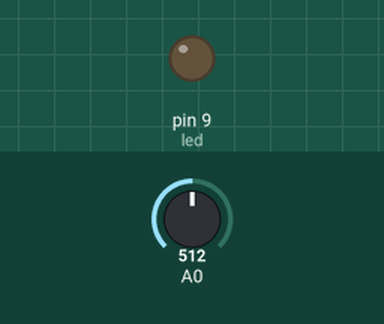
A sketch run on a simulated Arduino Uno, built with avr-gcc and run on an emulated ATmega328P. Shown: output pins drawn as LEDs (lit = HIGH). The inputs (shaded band) are chosen by the test bench; at power-on: A0 = 512.

Above: at 1.2 s.
1.3 s: A0 set to 640
2.8 s: A0 set to 668
At 3.1 s:
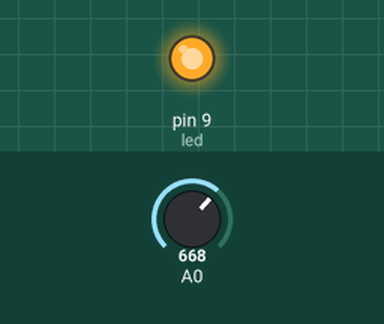
4.3 s: A0 set to 511
At 5.4 s:
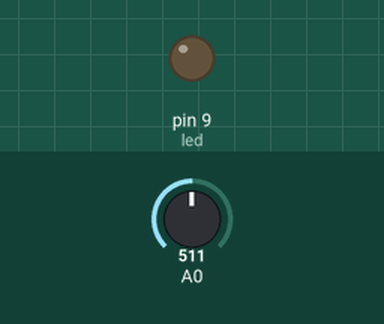
5.8 s: A0 set to 660
At 6.5 s:
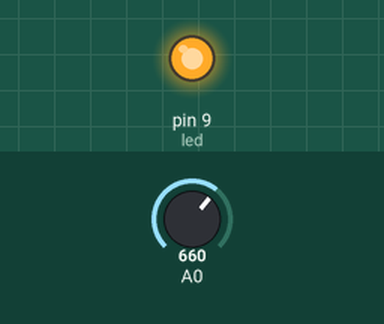
Timing chart, 0 to 8.3 s (numbered marks = the images above; inputs shaded):
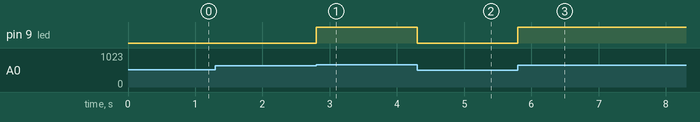

The sketch:

index.ino
```cpp
int led = 9;
void setup() {
    pinMode(led, OUTPUT);
}

void loop() {
	float ADCin = analogRead(A0);

	if (ADCin > 650)
		digitalWrite(led, HIGH);
	else
		digitalWrite(led, LOW);
}
```

Measured:
- the behaviour switches between 650 and 651 on A0 (found by bisection; images 0 and 1)
- after the input at 1.3 s, every drawn part: stays the same
- after the input at 2.8 s, pin 9 (led): LOW → HIGH at once
- after the input at 4.3 s, pin 9 (led): HIGH → LOW at once
- after the input at 5.8 s, pin 9 (led): LOW → HIGH at once
